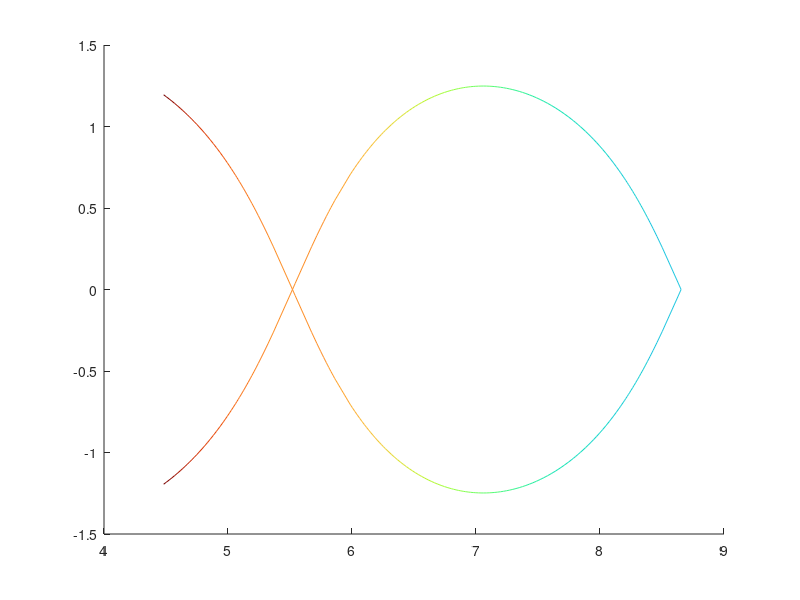

The MATLAB source for this figure: (Note: this script raises an error after producing the figure.)
% disk4()
function plotfig02()
  figure(2)
  hold on
  h=colormap(turbo);
  
  % curve 1
  hh=load('disk4.mat');
  curve=hh.curve;
  nnn=hh.nnn;
  
  for i=1:length(curve)-1
    x1=real(curve(i));
    x2=real(curve(i+1));
    y1=imag(curve(i));
    y2=imag(curve(i+1));
    plot([x1 x2],[ y1, y2],'color',h(floor(257*nnn(i)-1),:))
    plot([x1 x2],[-y1,-y2],'color',h(floor(257*nnn(i)-1),:))
  end
    
  kk=5.52007811028631;
  m=tan(pi/3);
  x=linspace(kk-0.2,kk+0.2,10);
  y1=m.*x-m*kk;
  y2=-m.*x+m*kk;
  plot(x,y1,'g');
  plot(x,y2,'g');
  cc=0.2/cos(pi/3);
  plot([kk-cc,kk+cc],[0,0],'g')
  plot(kk,0,'b*')
  kk=8.65372791291102;
  m=tan(pi/3);
  x=linspace(kk-0.2,kk+0.2,10);
  y1=m.*x-m*kk;
  y2=-m.*x+m*kk;
  plot(x,y1,'g');
  plot(x,y2,'g');
  cc=0.2/cos(pi/3);
  plot([kk-cc,kk+cc],[0,0],'g')
  plot(kk,0,'b*')
  
  % curve 1
  hh=load('disk1.mat');
  curve=hh.curve;
  
  for i=1:length(curve)-1
    x1=real(curve(i));
    x2=real(curve(i+1));
    y1=imag(curve(i));
    y2=imag(curve(i+1));
    plot([x1 x2],[ y1, y2],'k')
    plot([x1 x2],[-y1,-y2],'k')
  end
  
  kk=2.404825557695773;
  m=tan(pi/3);
  x=linspace(kk-0.2,kk+0.2,10);
  y1=m.*x-m*kk;
  y2=-m.*x+m*kk;
  plot(x,y1,'g');
  plot(x,y2,'g');
  cc=0.2/cos(pi/3);
  plot([kk-cc,kk+cc],[0,0],'g')
  plot(kk,0,'b*')
  
  colorbar
  caxis([0.01,1])
  axis equal
  axis([2 9 -2 2])
  xlabel('Re(\kappa)')
  ylabel('Im(\kappa)')
  hold off
  
  set(gcf,'renderer','Painters')
  print -depsc fig02.eps
end